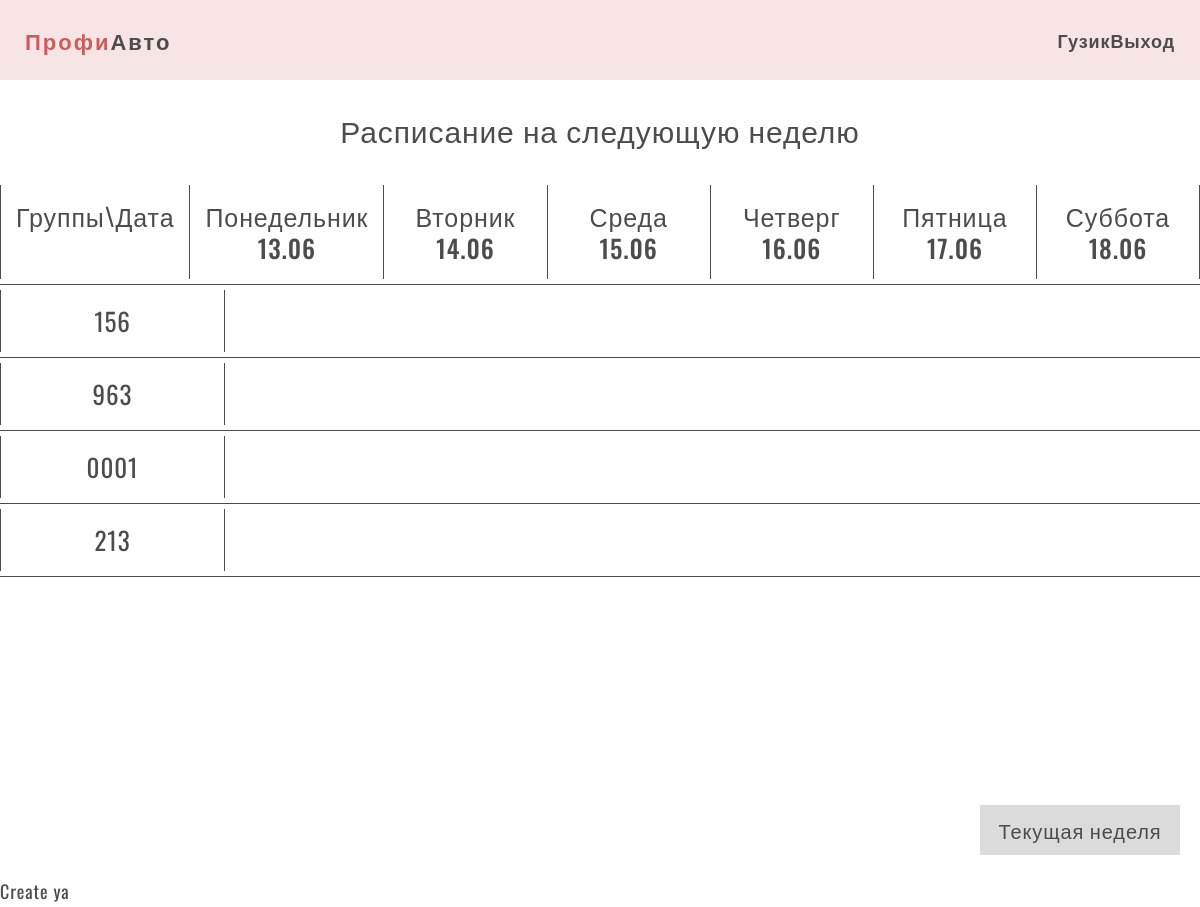
The page /teacher/index_next.php (signed in) on the database its author committed.
### tables this page shows
CREATE TABLE `groups` (
  `id_group` int NOT NULL,
  `number` varchar(5) NOT NULL,
  `count_students` int DEFAULT NULL,
  `id_category` int NOT NULL,
  `id_time` int NOT NULL
);

### app/controllers/timetable.php (called while the page is built, shortened)
<?php
$day_of_week = [
    'Понедельник',
    'Вторник',
    'Среда',
    'Четверг',
    'Пятница',
    'Суббота',
];
$next_period = new DatePeriod(
    new DateTime(date('Y-m-d', strtotime('monday next week'))),
    new DateInterval('P1D'),
    (new DateTime(date('Y-m-d', strtotime('saturday next week'))))->modify('+1 day')
);
$next_week = [];
foreach( $next_period as $date) {
    $next_week[] = $date->format('d.m');
}

### app/db/db.php (called while the page is built, shortened)
<?php
require('connect.php');
function checkErrors($query)
{
    $errInfo = $query->errorInfo();
    return true;
}
function selectALL($table, $params = [])
{
    global $pdo;
    $sql = "select * from `$table`";
    $query = $pdo->prepare($sql);
    $query->execute();
    return $query->fetchAll();
}

### app/controllers/select.php (called while the page is built, shortened)
<?php
$groups = selectALL('groups');

### app/controllers/control.php (called while the page is built, shortened)
<?php
include SITE_ROOT . '/app/db/db.php';
include SITE_ROOT . '/app/controllers/select.php';
include SITE_ROOT . '/app/controllers/timetable.php';

### path.php (called while the page is built, shortened)
<?php
include SITE_ROOT . '/app/controllers/control.php';

### teacher/index_next.php (the view, shortened to what this page needs)
<?php include '../path.php';
?>
<!DOCTYPE html>
<html lang="en">
<head>
    <?php include SITE_ROOT . '/app/include/head.php' ?>
</head>
<body>
<div class="wrapper">
    <?php include SITE_ROOT . '/app/include/header.php' ?>
    <main class="main">
        <div class="container XXL">
            <div class="table_page">
                <div class="title">Расписание на следующую неделю</div>
                <div class="table">
                    <div class="head_table">
                        <span class="timetable_block">Группы\Дата</span>
                        <?php for ($i = 0; $i < 6; $i++): ?>
                            <span class="timetable_block"><?=$day_of_week[$i]?><br><?=$next_week[$i]?></span>
                        <?endfor;?>
                    </div>
                    <div class="body_table">
                        <?php foreach ($groups as $key => $group): ?>
                            <div class="row_table">
                                <span class="timetable_block">
                                    <?=$group['number']?>
                                </span>
                            </div>
                        <?php endforeach; ?>
                    </div>
                </div>
                <div class="control_buttons">
                    <a href="teacher.php" class="create">Текущая неделя</a>
                </div>
            </div>
        </div>
    </main>
    <?php include SITE_ROOT . '/app/include/footer.php' ?>
</div>
</body>
</html>

### css/StylePHP.css (style rules this page uses)
.control_buttons a { font-weight: normal; margin: 20px; }
.container .table .body_table { height: 500px; }
.container.XXL { max-width: 1600px; }
.timetable_block { width: 225px; border-left: 1px solid #4c4c4c; margin: 5px 0; display: block; padding: 15px; }
.timetable_block:last-child { border-right: 1px solid #4c4c4c; }
.body_table .row_table .timetable_block { width: 225px; }
.head_table .timetable_block { max-width: 225px; }

### rows shown on the page
groups: number "156"
groups: number "963"
groups: number "0001"
groups: number "213"

### other values the page prints
$_SESSION['surname'] "Гузик"
$day_of_week[$i] "Понедельник"
$next_week[$i] "13.06"
$day_of_week[$i] "Вторник"
$next_week[$i] "14.06"
$day_of_week[$i] "Среда"
$next_week[$i] "15.06"
$day_of_week[$i] "Четверг"
$next_week[$i] "16.06"
$day_of_week[$i] "Пятница"
$next_week[$i] "17.06"
$day_of_week[$i] "Суббота"
$next_week[$i] "18.06"
